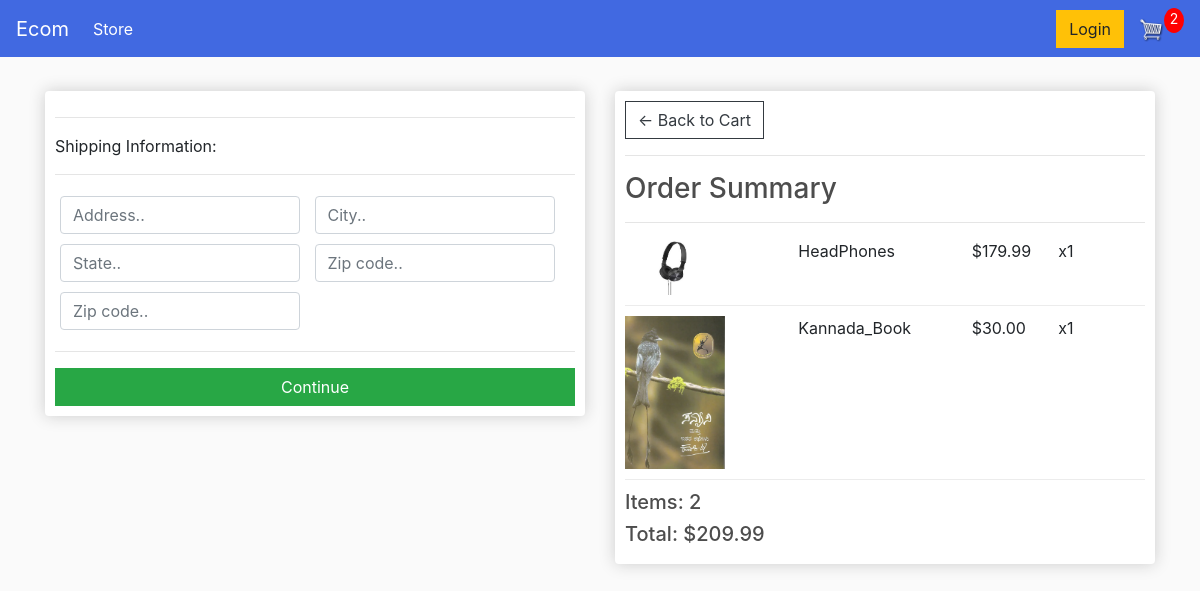
Screenshot of /checkout/ (signed in) with the database file from the repository.
### store/models.py (models this page shows, shortened)
class OrderItem(models.Model):
	product = models.ForeignKey(Product, on_delete=models.SET_NULL, null=True)
	order = models.ForeignKey(Order, on_delete=models.SET_NULL, null=True)
	quantity = models.IntegerField(default=0, null=True, blank=True)
	date_added = models.DateTimeField(auto_now_add=True)
	@property
	def get_total(self):
		total = self.product.price * self.quantity
		return total

class Product(models.Model):
	name = models.CharField(max_length=200)
	price = models.FloatField()
	digital = models.BooleanField(default=False,null=True, blank=True)
	image = models.ImageField(null=True, blank=True)
	@property
	def imageURL(self):
		try:
			url = self.image.url
		except:
			url = ''
		return url

class Order(models.Model):
	customer = models.ForeignKey(Customer, on_delete=models.SET_NULL, null=True, blank=True)
	date_ordered = models.DateTimeField(auto_now_add=True)
	complete = models.BooleanField(default=False)
	transaction_id = models.CharField(max_length=100, null=True)
	@property
	def shipping(self):
		shipping = False
		orderitems = self.orderitem_set.all()
		for i in orderitems:
			if i.product.digital == False:
				shipping = True
		return shipping
	@property
	def get_cart_total(self):
		orderitems = self.orderitem_set.all()
		total = sum([item.get_total for item in orderitems])
		return total
	@property
	def get_cart_items(self):
		orderitems = self.orderitem_set.all()
		total = sum([item.quantity for item in orderitems])
		return total

### store/views.py (the view)
# urls.py: path('checkout/',checkout,name="checkout"),
def checkout(request):
	data = cartData(request)
	cartItems = data['cartItems']
	order = data['order']
	items = data['items']
	context = {'items':items, 'order':order, 'cartItems':cartItems}
	return render(request, 'store/checkout.html', context)

### store/utils.py (called while the page is built)
def cartData(request):
	if request.user.is_authenticated:
		customer = request.user.customer
		order, created = Order.objects.get_or_create(customer=customer, complete=False)
		items = order.orderitem_set.all()
		cartItems = order.get_cart_items
	else:
		cookieData = cookieCart(request)
		cartItems = cookieData['cartItems']
		order = cookieData['order']
		items = cookieData['items']
	return {'cartItems':cartItems ,'order':order, 'items':items}

### templates/store/checkout.html (shortened to what this page needs)
{% extends 'store/main.html' %}
{% load static %}
{% block content %}
     <div class="row">
		<div class="col-lg-6">
			<div class="box-element" id="form-wrapper">
				<form id="form">
					<div id="shipping-info">
						<hr>
						<p>Shipping Information:</p>
						<hr>
						<div class="form-field">
							<input class="form-control" type="text" name="address" placeholder="Address..">
						</div>
						<div class="form-field">
							<input class="form-control" type="text" name="city" placeholder="City..">
						</div>
						<div class="form-field">
							<input class="form-control" type="text" name="state" placeholder="State..">
						</div>
						<div class="form-field">
							<input class="form-control" type="text" name="zipcode" placeholder="Zip code..">
						</div>
						<div class="form-field">
							<input class="form-control" type="text" name="country" placeholder="Zip code..">
						</div>
					</div>
					<hr>
					<input id="form-button" class="btn btn-success btn-block" type="submit" value="Continue">
				</form>
			</div>
			<br>
		</div>
		<div class="col-lg-6">
			<div class="box-element">
				<a  class="btn btn-outline-dark" href="{% url 'cart' %}">&#x2190; Back to Cart</a>
				<hr>
				<h3>Order Summary</h3>
				<hr>
				{% for item in items %}
				<div class="cart-row">
					<div style="flex:2"><img class="row-image" src="{{item.product.imageURL}}"></div>
					<div style="flex:2"><p>{{item.product.name}}</p></div>
					<div style="flex:1"><p>${{item.product.price|floatformat:2}}</p></div>
					<div style="flex:1"><p>x{{item.quantity}}</p></div>
				</div>
				{% endfor %}
				<h5>Items:   {{order.get_cart_items}}</h5>
				<h5>Total:   ${{order.get_cart_total|floatformat:2}}</h5>
			</div>
		</div>
	</div>
{% endblock content %}

### static/css/main.css (style rules this page uses)
body { background-color: hsl(0, 0%, 98%); }
h1,h2,h3,h4,h5,h6 { color:hsl(0, 0%, 30%); }
.box-element { box-shadow:hsl(0, 0%, 80%) 0 0 16px; background-color: #fff; border-radius: 4px; padding: 10px; }
.col-lg-4, .col-lg-6, .col-lg-8, .col-lg-12 { margin-top: 10px; }
.btn { border-radius: 0; }
.row-image { width: 100px; }
.form-field { width:250px; display: inline-block; padding: 5px; }
.cart-row { display: flex; align-items: flex-stretch; padding-bottom: 10px; margin-bottom: 10px; border-bottom: 1px solid #ececec; }

### rows the page displays
OrderItem: product.imageURL (picture), product.name "HeadPhones", product.price "179.99", quantity "1"
OrderItem: product.imageURL (picture), product.name "Kannada_Book", product.price "30.00", quantity "1"
Order: get_cart_items "2", get_cart_total "209.99"

### other values shown
{{ cartItems }} "2"
